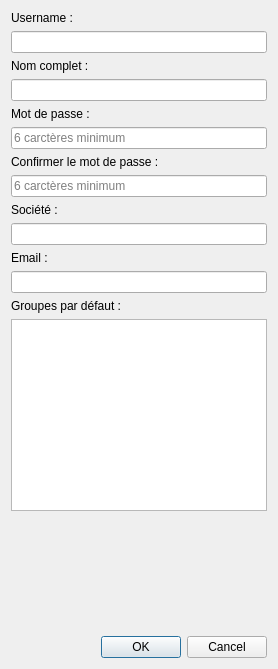
              <widget class="QWidget" name="page_19">
               <layout class="QVBoxLayout" name="verticalLayout_30">
                <item>
                 <layout class="QGridLayout" name="gridLayout_6">
                  <item row="13" column="0">
                   <widget class="QListView" name="l_client_groups"/>
                  </item>
                  <item row="6" column="0">
                   <widget class="QLabel" name="label_37">
                    <property name="text">
                     <string>Confirmer le mot de passe :</string>
                    </property>
                   </widget>
                  </item>
                  <item row="10" column="0">
                   <widget class="QLabel" name="label_38">
                    <property name="text">
                     <string>Email : </string>
                    </property>
                   </widget>
                  </item>
                  <item row="5" column="0">
                   <widget class="QLineEdit" name="l_client__pass1">
                    <property name="inputMask">
                     <string/>
                    </property>
                    <property name="echoMode">
                     <enum>QLineEdit::Password</enum>
                    </property>
                    <property name="placeholderText">
                     <string>6 carctères minimum</string>
                    </property>
                   </widget>
                  </item>
                  <item row="0" column="0">
                   <widget class="QLabel" name="label_35">
                    <property name="text">
                     <string>Username :</string>
                    </property>
                   </widget>
                  </item>
                  <item row="4" column="0">
                   <widget class="QLabel" name="label_36">
                    <property name="text">
                     <string>Mot de passe :</string>
                    </property>
                   </widget>
                  </item>
                  <item row="1" column="0">
                   <widget class="QLineEdit" name="l_client_name"/>
                  </item>
                  <item row="7" column="0">
                   <widget class="QLineEdit" name="l_client_pass2">
                    <property name="inputMask">
                     <string/>
                    </property>
                    <property name="echoMode">
                     <enum>QLineEdit::Password</enum>
                    </property>
                    <property name="placeholderText">
                     <string>6 carctères minimum</string>
                    </property>
                   </widget>
                  </item>
                  <item row="11" column="0">
                   <widget class="QLineEdit" name="l_client_mail"/>
                  </item>
                  <item row="12" column="0">
                   <widget class="QLabel" name="label_47">
                    <property name="text">
                     <string>Groupes par défaut :</string>
                    </property>
                   </widget>
                  </item>
                  <item row="8" column="0">
                   <widget class="QLabel" name="label_41">
                    <property name="text">
                     <string>Société :</string>
                    </property>
                   </widget>
                  </item>
                  <item row="9" column="0">
                   <widget class="QLineEdit" name="l_client_company"/>
                  </item>
                  <item row="2" column="0">
                   <widget class="QLabel" name="label_32">
                    <property name="text">
                     <string>Nom complet : </string>
                    </property>
                   </widget>
                  </item>
                  <item row="3" column="0">
                   <widget class="QLineEdit" name="l_client_fullName"/>
                  </item>
                 </layout>
                </item>
                <item>
                 <spacer name="verticalSpacer_18">
                  <property name="orientation">
                   <enum>Qt::Vertical</enum>
                  </property>
                  <property name="sizeHint" stdset="0">
                   <size>
                    <width>20</width>
                    <height>119</height>
                   </size>
                  </property>
                 </spacer>
                </item>
                <item>
                 <widget class="QDialogButtonBox" name="buttonBox_3">
                  <property name="standardButtons">
                   <set>QDialogButtonBox::Cancel|QDialogButtonBox::Ok</set>
                  </property>
                 </widget>
                </item>
               </layout>
              </widget>
